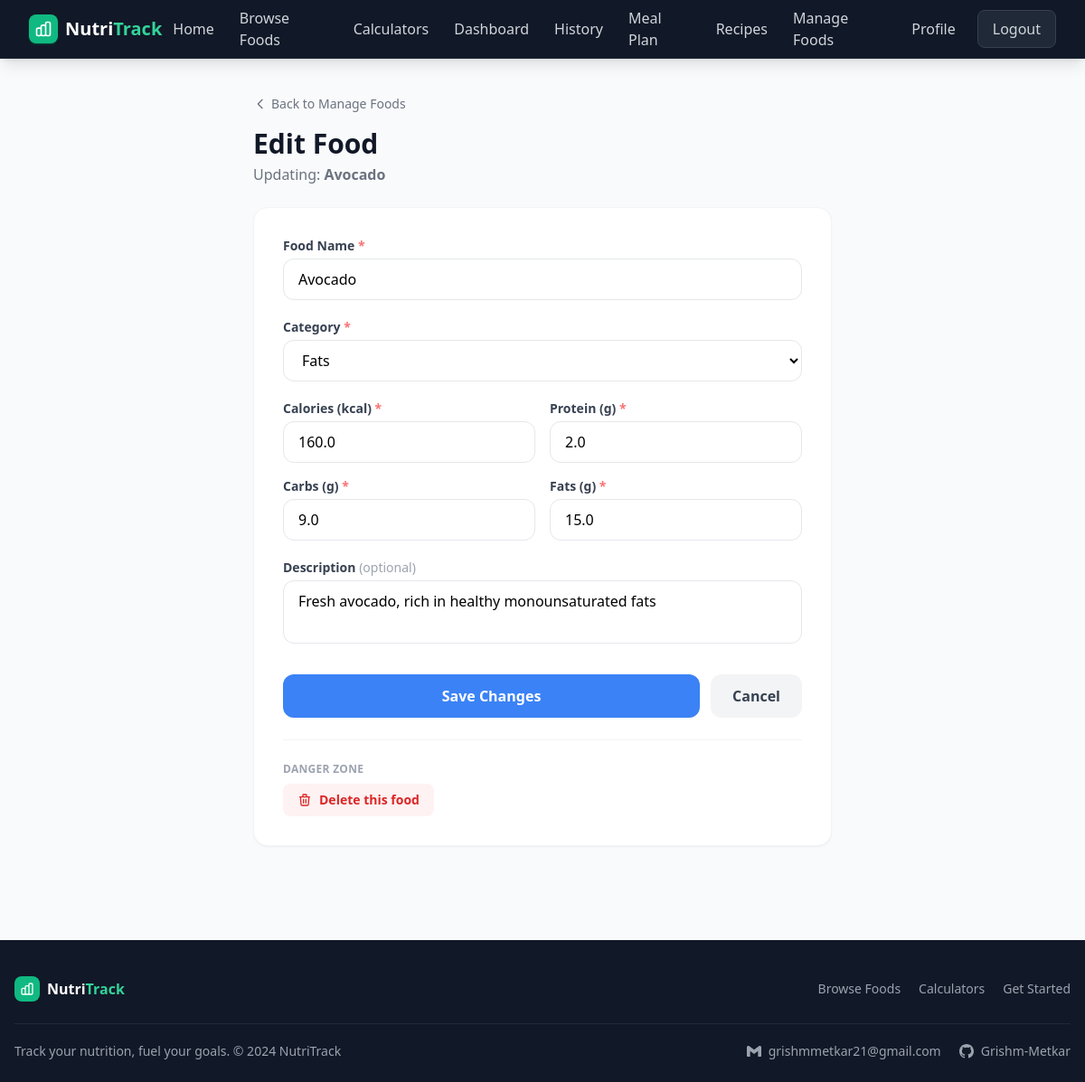
The page /manage-foods/edit/3 (signed in) on the database its author committed.
### tables this page shows
CREATE TABLE foods (
                id INTEGER PRIMARY KEY AUTOINCREMENT,
                name TEXT NOT NULL,
                calories REAL NOT NULL,
                protein REAL NOT NULL,
                carbs REAL NOT NULL,
                fats REAL NOT NULL,
                category TEXT NOT NULL,
                description TEXT
            , external_code TEXT, source TEXT NOT NULL DEFAULT 'local');

### app.py (the view, shortened to what this page needs)
@app.route("/manage-foods/edit/<int:food_id>", methods=["GET", "POST"])
@login_required
def edit_food(food_id):
    db = get_db()
    food = db.execute("SELECT * FROM foods WHERE id = ?", [food_id]).fetchone()
    if not food:
        flash("Food not found.", "danger")
        return redirect(url_for("manage_foods"))
    categories = db.execute("SELECT DISTINCT category FROM foods ORDER BY category").fetchall()
    return render_template("edit_food.html", food=food, categories=categories)

### app.py (called while the page is built)
def get_db():
    db = getattr(g, "_database", None)
    if db is None:
        db = g._database = sqlite3.connect(DATABASE)
        db.row_factory = sqlite3.Row
    return db

@app.teardown_appcontext
def close_connection(exception):
    db = getattr(g, "_database", None)
    if db is not None:
        db.close()

def login_required(f):
    from functools import wraps
    @wraps(f)
    def decorated(*args, **kwargs):
        if "user_id" not in session:
            flash("Please log in to access this page.", "warning")
            return redirect(url_for("login"))
        return f(*args, **kwargs)
    return decorated

### templates/edit_food.html (shortened to what this page needs)
{% extends "base.html" %}
{% block content %}
<div class="max-w-2xl mx-auto px-4 py-10">
  <div class="mb-6">
    <a href="/manage-foods" class="text-gray-500 hover:text-gray-700 text-sm flex items-center gap-1 mb-4">
      <svg class="w-4 h-4" fill="none" stroke="currentColor" viewBox="0 0 24 24">
        <path stroke-linecap="round" stroke-linejoin="round" stroke-width="2" d="M15 19l-7-7 7-7"/>
      </svg>
      Back to Manage Foods
    </a>
    <h1 class="text-3xl font-extrabold text-gray-900">Edit Food</h1>
    <p class="text-gray-500 mt-1">Updating: <strong>{{ food['name'] }}</strong></p>
  </div>
  <div class="bg-white rounded-2xl shadow-sm border border-gray-100 p-8">
    <form method="POST" action="/manage-foods/edit/{{ food['id'] }}" class="space-y-5">
      <div>
        <label class="block text-sm font-semibold text-gray-700 mb-1">Food Name <span class="text-red-400">*</span></label>
        <input type="text" name="name" value="{{ food['name'] }}" required
          class="w-full border border-gray-200 rounded-xl px-4 py-2.5 focus:outline-none focus:ring-2 focus:ring-emerald-400"/>
      </div>
      <div>
        <label class="block text-sm font-semibold text-gray-700 mb-1">Category <span class="text-red-400">*</span></label>
        <select name="category" id="categorySelect" onchange="toggleNewCategory(this)"
          class="w-full border border-gray-200 rounded-xl px-4 py-2.5 focus:outline-none focus:ring-2 focus:ring-emerald-400 bg-white">
          {% for cat in categories %}
          <option value="{{ cat['category'] }}" {% if cat['category'] == food['category'] %}selected{% endif %}>{{ cat['category'] }}</option>
          {% endfor %}
        </select>
      </div>
      <div class="grid grid-cols-2 gap-4">
        <div>
          <label class="block text-sm font-semibold text-gray-700 mb-1">Calories (kcal) <span class="text-red-400">*</span></label>
          <input type="number" name="calories" step="0.1" min="0" value="{{ food['calories'] }}" required
            class="w-full border border-gray-200 rounded-xl px-4 py-2.5 focus:outline-none focus:ring-2 focus:ring-emerald-400"/>
        </div>
        <div>
          <label class="block text-sm font-semibold text-gray-700 mb-1">Protein (g) <span class="text-red-400">*</span></label>
          <input type="number" name="protein" step="0.1" min="0" value="{{ food['protein'] }}" required
            class="w-full border border-gray-200 rounded-xl px-4 py-2.5 focus:outline-none focus:ring-2 focus:ring-blue-400"/>
        </div>
        <div>
          <label class="block text-sm font-semibold text-gray-700 mb-1">Carbs (g) <span class="text-red-400">*</span></label>
          <input type="number" name="carbs" step="0.1" min="0" value="{{ food['carbs'] }}" required
            class="w-full border border-gray-200 rounded-xl px-4 py-2.5 focus:outline-none focus:ring-2 focus:ring-orange-400"/>
        </div>
        <div>
          <label class="block text-sm font-semibold text-gray-700 mb-1">Fats (g) <span class="text-red-400">*</span></label>
          <input type="number" name="fats" step="0.1" min="0" value="{{ food['fats'] }}" required
            class="w-full border border-gray-200 rounded-xl px-4 py-2.5 focus:outline-none focus:ring-2 focus:ring-yellow-400"/>
        </div>
      </div>
      <div>
        <label class="block text-sm font-semibold text-gray-700 mb-1">Description <span class="text-gray-400 font-normal">(optional)</span></label>
        <textarea name="description" rows="2"
          class="w-full border border-gray-200 rounded-xl px-4 py-2.5 focus:outline-none focus:ring-2 focus:ring-emerald-400 resize-none">{{ food['description'] or '' }}</textarea>
      </div>
      <div class="flex gap-3 pt-2">
        <button type="submit" class="flex-1 bg-blue-500 hover:bg-blue-600 text-white font-bold py-3 rounded-xl transition-colors">
          Save Changes
        </button>
        <a href="/manage-foods" class="px-6 py-3 bg-gray-100 hover:bg-gray-200 text-gray-700 font-semibold rounded-xl transition-colors">
          Cancel
        </a>
      </div>
    </form>
    <div class="mt-6 pt-6 border-t border-gray-100">
      <p class="text-xs text-gray-400 mb-2 font-semibold uppercase tracking-wide">Danger Zone</p>
      <form method="POST" action="/manage-foods/delete/{{ food['id'] }}" onsubmit="return confirm('Delete \'{{ food['name'] }}\'? This cannot be undone.')">
        <button type="submit" class="bg-red-50 hover:bg-red-100 text-red-600 font-semibold px-4 py-2 rounded-lg transition-colors text-sm flex items-center gap-2">
          <svg class="w-4 h-4" fill="none" stroke="currentColor" viewBox="0 0 24 24">
            <path stroke-linecap="round" stroke-linejoin="round" stroke-width="2" d="M19 7l-.867 12.142A2 2 0 0116.138 21H7.862a2 2 0 01-1.995-1.858L5 7m5 4v6m4-6v6m1-10V4a1 1 0 00-1-1h-4a1 1 0 00-1 1v3M4 7h16"/>
          </svg>
          Delete this food
        </button>
      </form>
    </div>
  </div>
</div>
{% endblock %}

### rows shown on the page
foods: name "Avocado", category "Fats", calories "160.0", protein "2.0", carbs "9.0", fats "15.0", description "Fresh avocado, rich in healthy monounsaturated fats"
